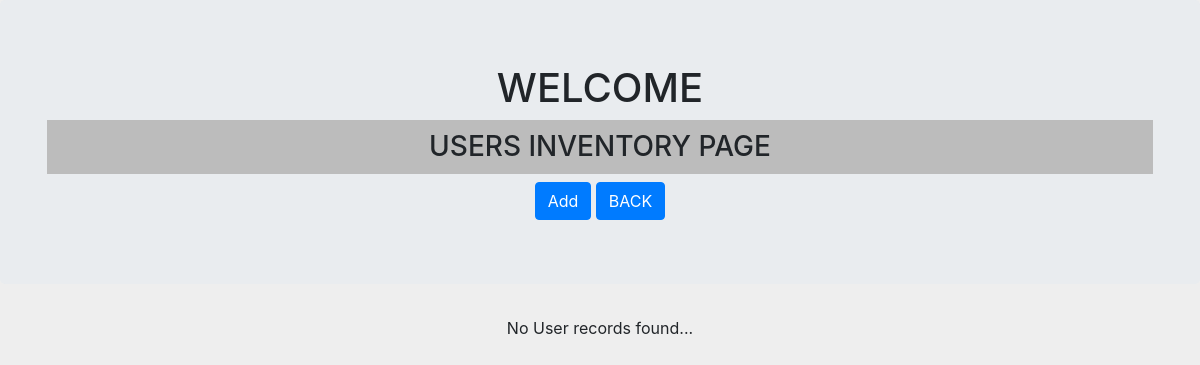
The app's page /users/, older data.
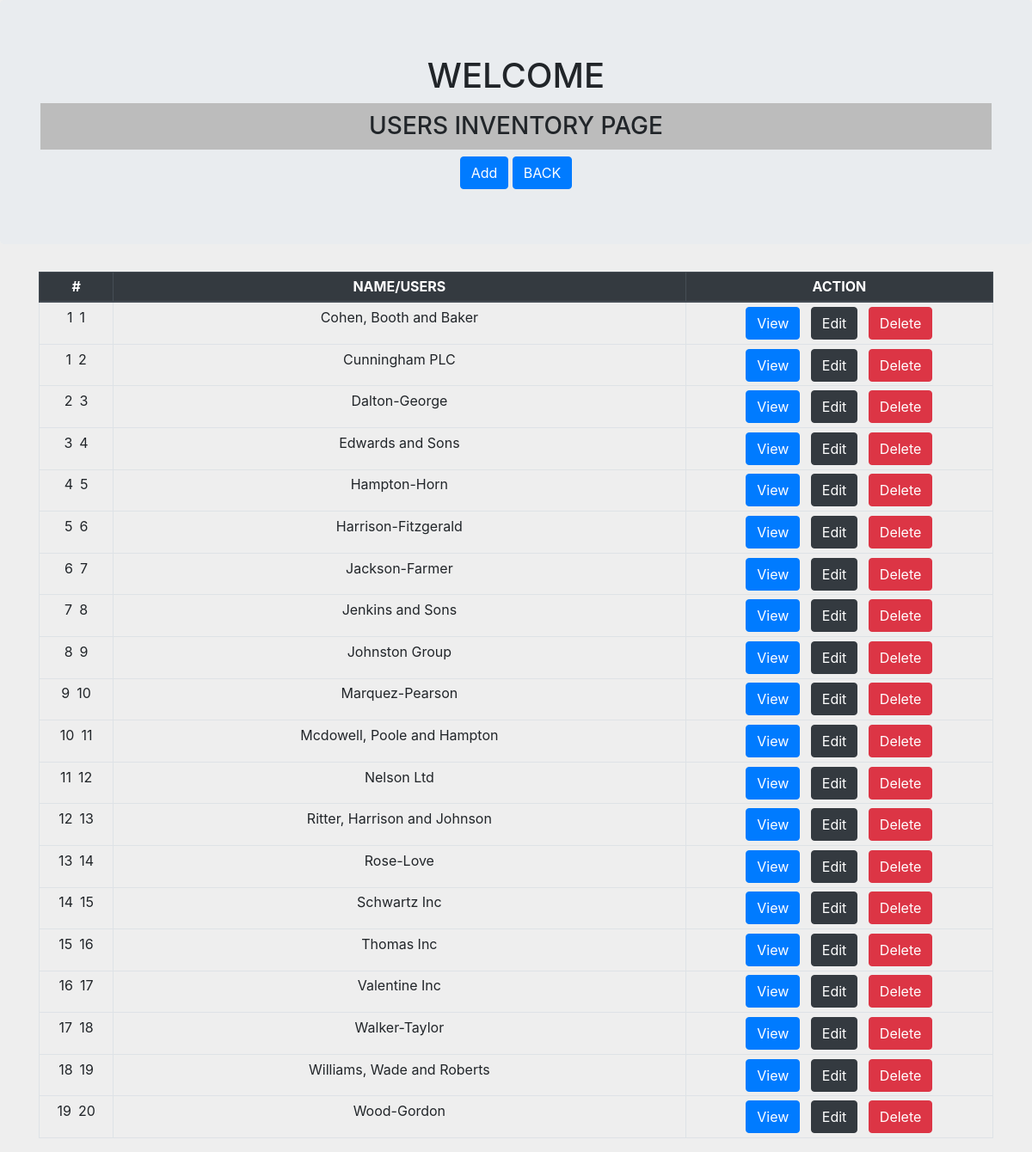
The same page, newer data.
### myApp/models.py (models this page shows, shortened)
class User(models.Model):
    userKey = models.ForeignKey(Inventory, on_delete=models.CASCADE)
    name = models.CharField(max_length=264, unique=False)
    email = models.EmailField(max_length=264, unique=True)
    url = models.URLField(unique=True)

### myApp/views.py (the view)
# urls.py: path('users/', include('myApp.urls')),
def users(request):
    user_list = User.objects.order_by('name')
    name_dict = {'user_inventory': user_list}
    return render(request, 'user_inv/users.html', context=name_dict)

### templates/user_inv/users.html (shortened to what this page needs)
<!DOCTYPE html>
{% load static %}
<html lang="en">
<head>
  <link href="https://cdn.jsdelivr.net/npm/bootstrap@5.2.3/dist/css/bootstrap.min.css" rel="stylesheet"><meta charset="utf-8">
  <link rel="stylesheet" href="https://cdn.jsdelivr.net/npm/bootstrap@4.6.2/dist/css/bootstrap.min.css">
  <link href="{% static "css/index.css" %}" rel="stylesheet" type="text/css">
</head>
<body>
<div class="jumbotron">
  <div class="container">
    <h1>WELCOME</h1>
    <h3>USERS INVENTORY PAGE</h3>
  </div>
  <div class="Container container-sm text-center">
    <button type="submit" id="cancelBtn" class="btn btn-primary">Add</button>
    <button type="submit" id="submitBtn" class="btn btn-primary">BACK</button>
  </div>
</div>
  <div class="Container container-sm text-center">
    <div class="table-responsive-sm">
      {% if user_inventory %}
      <table class="table table-sm table-bordered">
        <thead class="thead-dark">
          <tr>
            <th>#</th>
            <th style="width:60%" >NAME/USERS</th>
            <th>ACTION</th>
          </tr>
        </thead>
        <tbody>
        {% for uss in user_inventory %}
          <tr>
            <td>{{ forloop.counter }}</td>
            <td>{{ uss.name }}</td>
            <td>
              <button type="submit" id="viewBtn" class="btn btn-primary mr-2">View</button>
              <button type="submit" id="editBtn" class="btn btn-primary btn-dark mr-2">Edit</button>
              <button type="submit" id="deleteBtn" class="btn btn-primary btn-danger">Delete</button>
            </td>
          </tr>
        {% endfor %}
        </tbody>
      </table>
      {% else %}
        <p>No User records found...</p>
      {% endif %}
    </div>
  </div>
</body>
</html>

### static/css/index.css (style rules this page uses)
h1, p { text-align: center; }
body { background-color: #eeeeee; }
h3 { margin-top: 2px; padding: 10px; text-align: center; background-color: #bcbcbc; }
table { text-align: center; margin: 8px auto; }
td { border: 1px solid black; background-color: lightgray; text-align: center; }
table tr:nth-child(2) { counter-reset: rowNumber; }
table tr { counter-increment: rowNumber; }
table tr td:first-child::before { content: counter(rowNumber); min-width: 1em; margin-right: 0.5em; }

Row changes from the older to the newer data that the page shows:
added User: name "Cohen, Booth and Baker"
added User: name "Cunningham PLC"
added User: name "Dalton-George"
added User: name "Edwards and Sons"
added User: name "Hampton-Horn"
added User: name "Harrison-Fitzgerald"
added User: name "Jackson-Farmer"
added User: name "Jenkins and Sons"
added User: name "Johnston Group"
added User: name "Marquez-Pearson"
added User: name "Mcdowell, Poole and Hampton"
added User: name "Nelson Ltd"
added User: name "Ritter, Harrison and Johnson"
added User: name "Rose-Love"
added User: name "Schwartz Inc"
added User: name "Thomas Inc"
added User: name "Valentine Inc"
added User: name "Walker-Taylor"
added User: name "Williams, Wade and Roberts"
added User: name "Wood-Gordon"
Text that changed along with them:
text no longer shown: "No User records found..."
text now shown: "# NAME/USERS ACTION"
